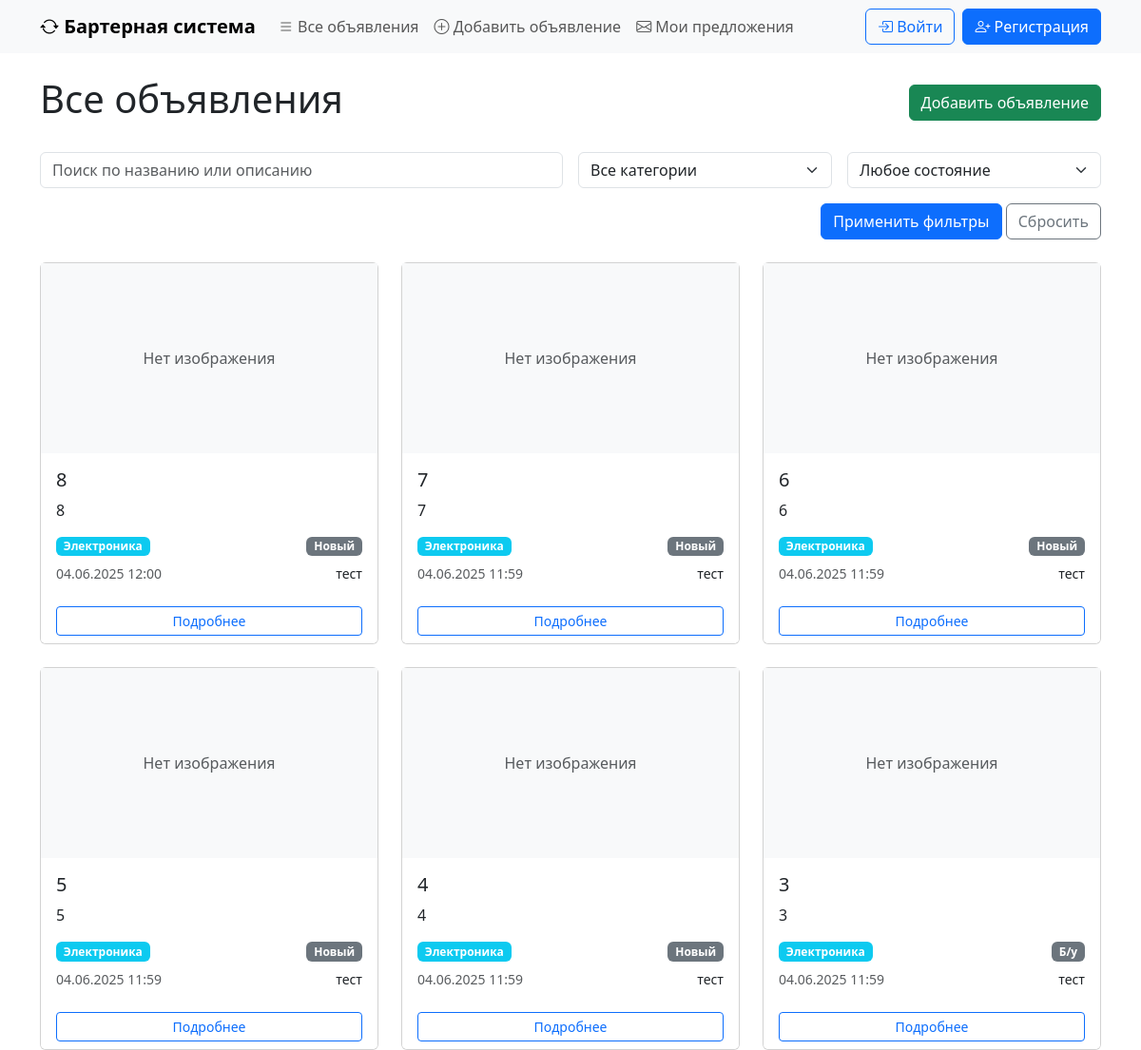
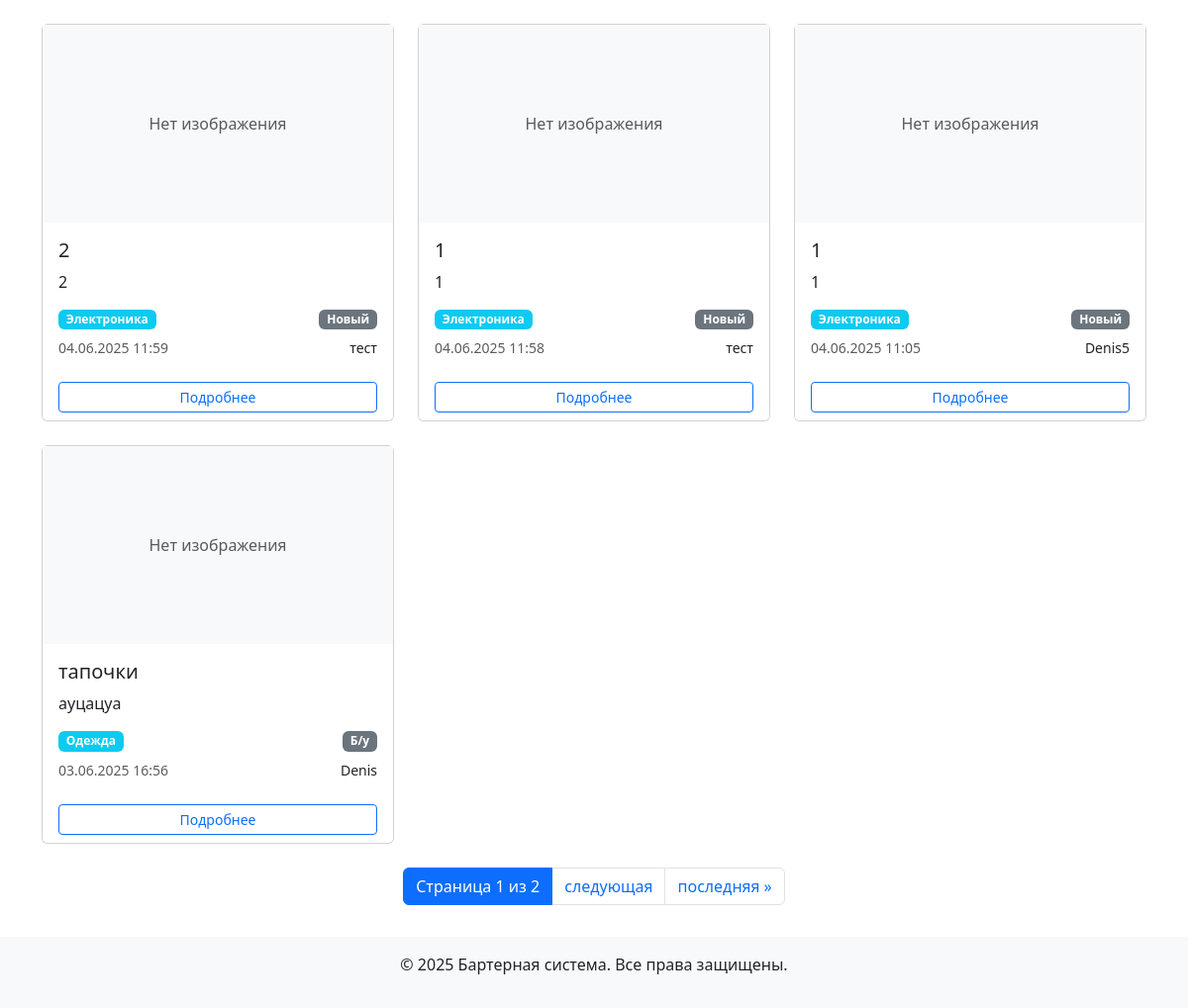
The page / on the database its author committed (2 pictures, top to bottom).
### ads/models.py (models this page shows, shortened)
class Ad(models.Model):
    CATEGORY_CHOICES = [
        ('electronics', 'Электроника'),
        ('books', 'Книги'),
        ('clothes', 'Одежда'),
        ('furniture', 'Мебель'),
        ('other', 'Другое'),
    ]
    CONDITION_CHOICES = [
        ('new', 'Новый'),
        ('used', 'Б/у'),
        ('broken', 'Требует ремонта'),
    ]
    user = models.ForeignKey(
        User,
        on_delete=models.CASCADE,
        related_name='ads',
        verbose_name='Пользователь'
    )
    title = models.CharField(max_length=200, verbose_name='Заголовок')
    description = models.TextField(verbose_name='Описание')
    image_url = models.URLField(blank=True, null=True, verbose_name='Ссылка на изображение')
    category = models.CharField(max_length=50, choices=CATEGORY_CHOICES, verbose_name='Категория')
    condition = models.CharField(max_length=20, choices=CONDITION_CHOICES, verbose_name='Состояние')
    created_at = models.DateTimeField(auto_now_add=True, verbose_name='Дата создания')
    def get_category_display(self):
        return dict(self.CATEGORY_CHOICES).get(self.category, self.category)
    def get_condition_display(self):
        return dict(self.CONDITION_CHOICES).get(self.condition, self.condition)

### ads/views.py (the view)
# urls.py: path('', AdListView.as_view(), name='ad-list'),
class AdListView(ListView):
    model = Ad
    template_name = 'ads/ad_list.html'
    context_object_name = 'ads'
    paginate_by = 10
    def get_queryset(self):
        queryset = Ad.objects.select_related('user').all()
        search_query = self.request.GET.get('search')
        category = self.request.GET.get('category')
        condition = self.request.GET.get('condition')
        if search_query:
            queryset = queryset.filter(
                Q(title__icontains=search_query) |
                Q(description__icontains=search_query)
            )
        if category:
            queryset = queryset.filter(category=category)
        if condition:
            queryset = queryset.filter(condition=condition)
        return queryset.order_by('-created_at')
    def get_context_data(self, **kwargs):
        context = super().get_context_data(**kwargs)
        context['categories'] = Ad.CATEGORY_CHOICES
        context['conditions'] = Ad.CONDITION_CHOICES
        context['search_query'] = self.request.GET.get('search', '')
        context['selected_category'] = self.request.GET.get('category', '')
        context['selected_condition'] = self.request.GET.get('condition', '')
        return context

### ads/templates/ads/ad_list.html (shortened to what this page needs)
{% extends 'ads/base.html' %}
{% block content %}
<div class="d-flex justify-content-between align-items-center mb-4">
    <h1>Все объявления</h1>
    <a href="{% url 'ad-create' %}" class="btn btn-success">Добавить объявление</a>
</div>
<form method="get" class="mb-4">
    <div class="row g-3">
        <div class="col-md-6">
            <input type="text" name="search" class="form-control" placeholder="Поиск по названию или описанию"
                   value="{{ search_query }}">
        </div>
        <div class="col-md-3">
            <select name="category" class="form-select">
                <option value="">Все категории</option>
            </select>
        </div>
        <div class="col-md-3">
            <select name="condition" class="form-select">
                <option value="">Любое состояние</option>
            </select>
        </div>
    </div>
    <div class="mt-3 text-end">
        <button type="submit" class="btn btn-primary">Применить фильтры</button>
        <a href="{% url 'ad-list' %}" class="btn btn-outline-secondary">Сбросить</a>
    </div>
</form>
{% if ads %}
    <div class="row row-cols-1 row-cols-md-2 row-cols-lg-3 g-4">
        {% for ad in ads %}
            <div class="col">
                <div class="card h-100 ad-card">
                    {% if ad.image_url %}
                        <img src="{{ ad.image_url }}" class="card-img-top" alt="{{ ad.title }}" style="height: 200px; object-fit: cover;">
                    {% else %}
                        <div class="bg-light d-flex align-items-center justify-content-center" style="height: 200px;">
                            <span class="text-muted">Нет изображения</span>
                        </div>
                    {% endif %}
                    <div class="card-body">
                        <h5 class="card-title">{{ ad.title }}</h5>
                        <p class="card-text text-truncate">{{ ad.description }}</p>
                        <div class="d-flex justify-content-between mb-2">
                            <span class="badge bg-info">{{ ad.get_category_display }}</span>
                            <span class="badge bg-secondary">{{ ad.get_condition_display }}</span>
                        </div>
                        <div class="d-flex justify-content-between align-items-center">
                            <small class="text-muted">{{ ad.created_at|date:"d.m.Y H:i" }}</small>
                            <small>{{ ad.user.username }}</small>
                        </div>
                    </div>
                    <div class="card-footer bg-white border-0">
                        <a href="{% url 'ad-detail' ad.pk %}" class="btn btn-sm btn-outline-primary w-100">Подробнее</a>
                    </div>
                </div>
            </div>
        {% endfor %}
    </div>
    <nav class="mt-4">
        <ul class="pagination justify-content-center">
            <li class="page-item active">
                <span class="page-link">
                    Страница {{ page_obj.number }} из {{ page_obj.paginator.num_pages }}
                </span>
            </li>
            {% if page_obj.has_next %}
                <li class="page-item">
                    <a class="page-link" href="?page={{ page_obj.next_page_number }}">следующая</a>
                </li>
                <li class="page-item">
                    <a class="page-link" href="?page={{ page_obj.paginator.num_pages }}">последняя &raquo;</a>
                </li>
            {% endif %}
        </ul>
    </nav>
{% else %}
    <div class="alert alert-info">
        Объявлений не найдено. Попробуйте изменить параметры поиска.
    </div>
{% endif %}
{% endblock %}

### ads/templates/ads/base.html (style rules this page uses)
.ad-card { transition: transform 0.2s; }

### rows shown on the page
Ad: shows "Нет изображения", title "8", description "8", category "Электроника", condition "Новый", created_at "04.06.2025 12:00", user.username "тест"
Ad: shows "Нет изображения", title "7", description "7", category "Электроника", condition "Новый", created_at "04.06.2025 11:59", user.username "тест"
Ad: shows "Нет изображения", title "6", description "6", category "Электроника", condition "Новый", created_at "04.06.2025 11:59", user.username "тест"
Ad: shows "Нет изображения", title "5", description "5", category "Электроника", condition "Новый", created_at "04.06.2025 11:59", user.username "тест"
Ad: shows "Нет изображения", title "4", description "4", category "Электроника", condition "Новый", created_at "04.06.2025 11:59", user.username "тест"
Ad: shows "Нет изображения", title "3", description "3", category "Электроника", condition "Б/у", created_at "04.06.2025 11:59", user.username "тест"
Ad: shows "Нет изображения", title "2", description "2", category "Электроника", condition "Новый", created_at "04.06.2025 11:59", user.username "тест"
Ad: shows "Нет изображения", title "1", description "1", category "Электроника", condition "Новый", created_at "04.06.2025 11:58", user.username "тест"
Ad: shows "Нет изображения", title "1", description "1", category "Электроника", condition "Новый", created_at "04.06.2025 11:05", user.username "Denis5"
Ad: shows "Нет изображения", title "тапочки", description "ауцацуа", category "Одежда", condition "Б/у", created_at "03.06.2025 16:56", user.username "Denis"

### other values the page prints
{{ page_obj.number }} "1"
{{ page_obj.paginator.num_pages }} "2"
